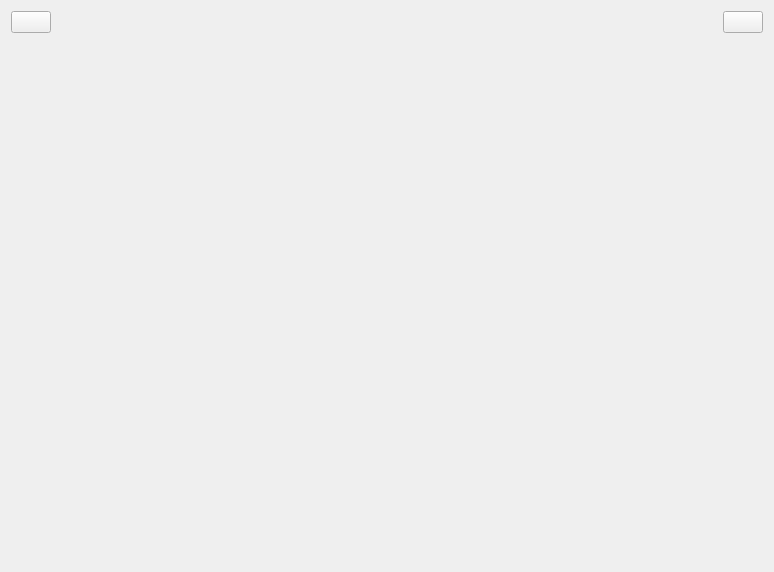
<?xml version="1.0" encoding="UTF-8"?>
<ui version="4.0">
 <class>MasterView</class>
 <widget class="QWidget" name="MasterView">
  <property name="geometry">
   <rect>
    <x>0</x>
    <y>0</y>
    <width>774</width>
    <height>572</height>
   </rect>
  </property>
  <property name="windowTitle">
   <string>MasterView</string>
  </property>
  <layout class="QVBoxLayout" name="verticalLayout">
   <item>
    <layout class="QHBoxLayout" name="horizontalLayout">
     <item>
      <widget class="QPushButton" name="btBack">
       <property name="text">
        <string/>
       </property>
       <property name="icon">
        <iconset resource="Lab3.qrc">
         <normaloff>:/img/return.png</normaloff>:/img/return.png</iconset>
       </property>
      </widget>
     </item>
     <item>
      <spacer name="horizontalSpacer">
       <property name="orientation">
        <enum>Qt::Horizontal</enum>
       </property>
       <property name="sizeHint" stdset="0">
        <size>
         <width>40</width>
         <height>20</height>
        </size>
       </property>
      </spacer>
     </item>
     <item>
      <widget class="QLabel" name="labelTitle">
       <property name="text">
        <string/>
       </property>
      </widget>
     </item>
     <item>
      <spacer name="horizontalSpacer_2">
       <property name="orientation">
        <enum>Qt::Horizontal</enum>
       </property>
       <property name="sizeHint" stdset="0">
        <size>
         <width>40</width>
         <height>20</height>
        </size>
       </property>
      </spacer>
     </item>
     <item>
      <widget class="QPushButton" name="btLogout">
       <property name="text">
        <string/>
       </property>
       <property name="icon">
        <iconset resource="Lab3.qrc">
         <normaloff>:/img/Login.png</normaloff>:/img/Login.png</iconset>
       </property>
      </widget>
     </item>
    </layout>
   </item>
   <item>
    <widget class="QStackedWidget" name="stackedWidget"/>
   </item>
  </layout>
 </widget>
 <resources>
  <include location="Lab3.qrc"/>
 </resources>
 <connections/>
</ui>
